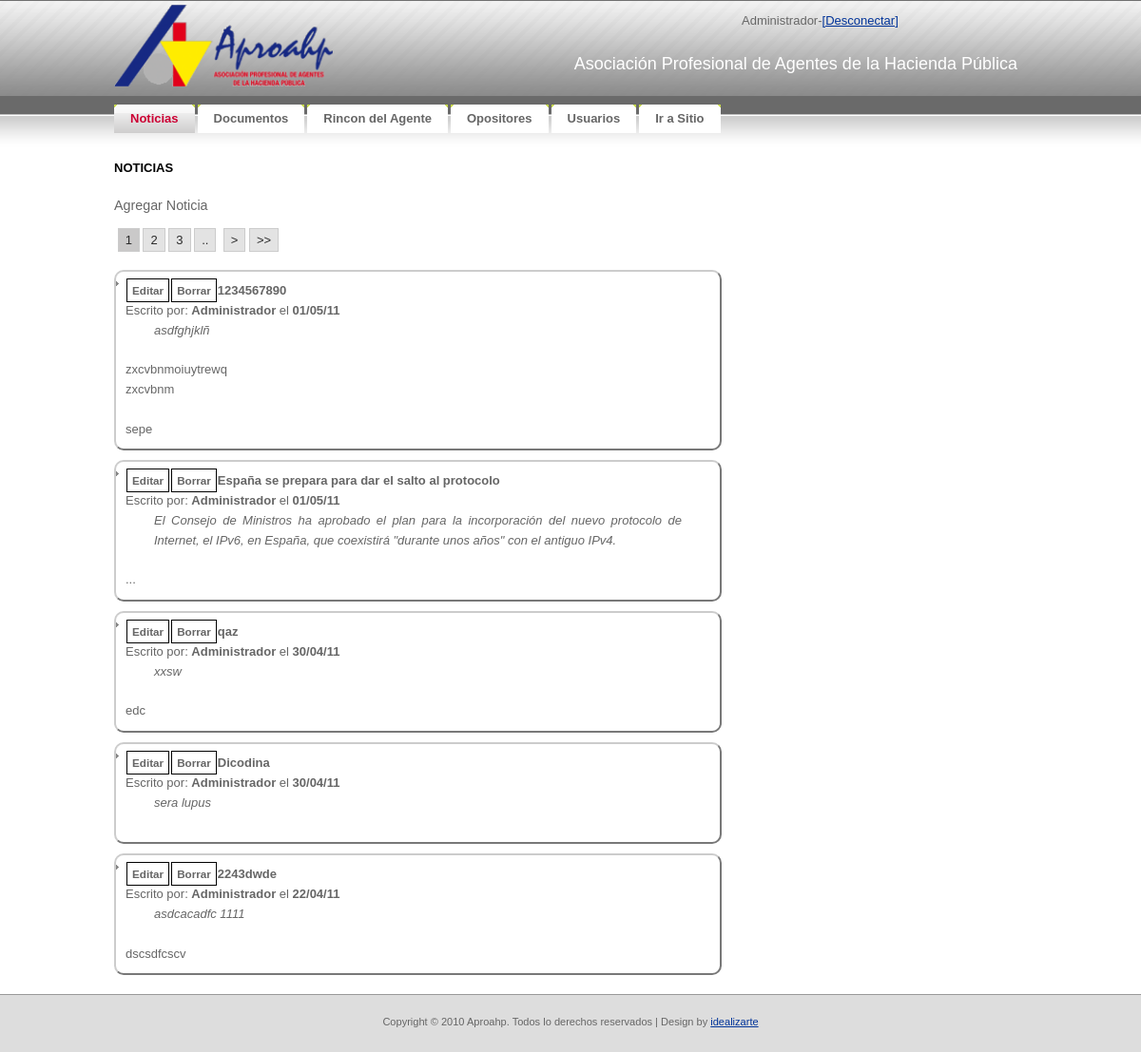
The page /admin/index.php (signed in) on the database as committed earlier.
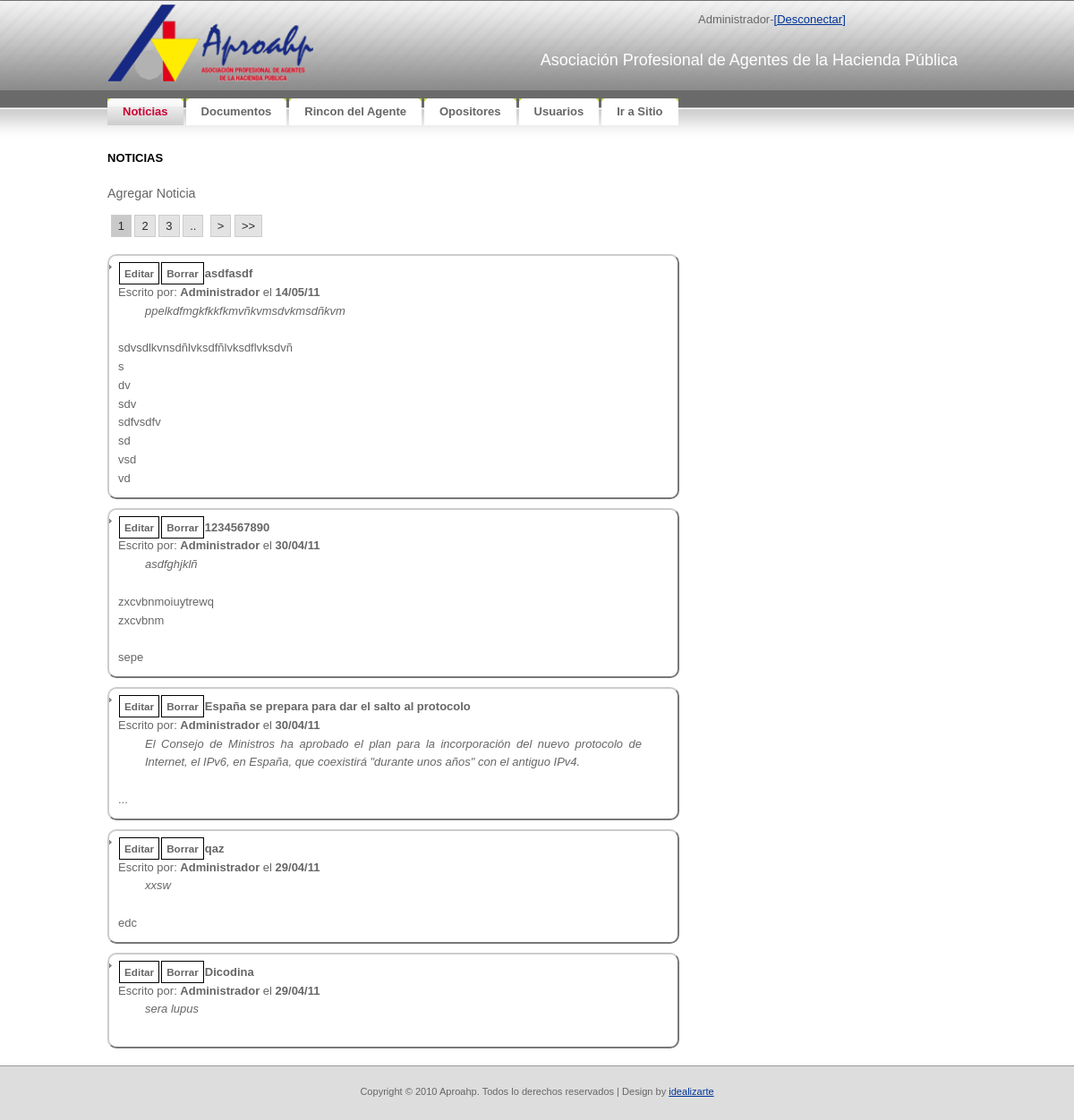
The same page on the database as committed later.
### tables this page shows
CREATE TABLE IF NOT EXISTS `tbl_noticias` (
  `NOT_ID` bigint(20) NOT NULL AUTO_INCREMENT,
  `NOT_FECHA` timestamp NOT NULL DEFAULT CURRENT_TIMESTAMP,
  `NOT_Autor` bigint(20) NOT NULL,
  `NOT_Titulo` varchar(50) NOT NULL,
  `NOT_resumen` varchar(500) NOT NULL,
  `NOT_texto` text NOT NULL,
  PRIMARY KEY (`NOT_ID`)
);

CREATE TABLE IF NOT EXISTS `tbl_users` (
  `USR_ID` bigint(20) NOT NULL AUTO_INCREMENT,
  `USR_username` varchar(32) NOT NULL,
  `USR_password` varchar(32) NOT NULL,
  `USR_Displayname` varchar(32) NOT NULL,
  `USR_email` varchar(100) NOT NULL,
  `USR_Activo` tinyint(1) NOT NULL,
  PRIMARY KEY (`USR_ID`)
);

### admin/index.php (the view, shortened to what this page needs)
<?php
	require_once("../lib/siteconfig.php");
?>
<!DOCTYPE html PUBLIC "-//W3C//DTD XHTML 1.0 Strict//EN"
  "http://www.w3.org/TR/xhtml1/DTD/xhtml1-strict.dtd">
<html xmlns="http://www.w3.org/1999/xhtml" xml:lang="en" lang="en">
<head>
	<link rel="stylesheet" href="../css/reset.css" type="text/css" media="screen" charset="utf-8">
	<link rel="stylesheet" href="../css/aproahp.css" type="text/css" media="screen" charset="utf-8">
	<link rel="stylesheet" href="../css/jquery-ui.css" type="text/css" media="screen" charset="utf-8">
	<link rel="stylesheet" href="css/style.css" type="text/css" media="screen" charset="utf-8">
</head>
<body>
<div id="container">
<?php require("header.php")?>
<div id='noticias'>
	<h3>Noticias</h3><br>
		<div id="addnoticia" >Agregar Noticia</div>
<?php
		echo "<div id='noticiaslist'><ul>";
		if(isset($_GET['pagenum'])){
			$pagenum = $_GET['pagenum'];
		}else{
			$pagenum = 1;
		}
		$not_result = mysql_query("SELECT * FROM tbl_noticias,tbl_users WHERE NOT_Autor=USR_ID ORDER BY `NOT_FECHA` DESC") or die(mysql_error());
		$rows = mysql_num_rows($not_result);
		$page_rows = 5;
		$pdata=pagination($rows,$pagenum,$page_rows);
		echo ($pdata['links']);
		$not_result=mysql_query("SELECT * FROM tbl_noticias,tbl_users WHERE NOT_Autor=USR_ID ORDER BY NOT_FECHA DESC ".$pdata['limites'].";");
		for ($x = 0, $numrows = mysql_num_rows($not_result); $x < $numrows; $x++) {
			$row = mysql_fetch_assoc($not_result);
			$datetime = date("d/m/y", strtotime($row["NOT_FECHA"]));
			echo "<li class=noticia><div class=edit rel='".$row["NOT_ID"]."'>Editar</div><div class=borrar rel='".$row["NOT_ID"]."'>Borrar</div><span class=highlight>".$row["NOT_Titulo"]."</span><br>Escrito por: <span class=highlight>".$row["USR_Displayname"]."</span> el <span class=highlight>".$datetime."</span><br><div class=resumen>".nl2br($row["NOT_resumen"])."</div><br>".nl2br(neat_trim($row["NOT_texto"],1000))."</li>";
		}
		echo "</ul></div>";
?>
</div>
</div>
</body>
</html>

### admin/header.php
<?php
$parts = Explode('/', $_SERVER["PHP_SELF"]);
$paginaactual= $parts[count($parts) - 1];
$menu = array (array ( "Name" => "Noticias","Link" => "index.php"),
			   array ( "Name" => "Documentos","Link" => "documentos.php"),
			   array ( "Name" => "Rincon del Agente","Link" => "rincondelagente.php"),
			   array ( "Name" => "Opositores","Link" => "opositores.php"),
			   array ( "Name" => "Usuarios","Link" => "usuarios.php"),
			   array ( "Name" => "Ir a Sitio","Link" => "../index.php")              );
?>
<div id="header">
	<div id="logo"><img src="../images/logo.gif" width="230" height="86" alt="Logo">
	</div>
	<div id="search">
		<?php echo $_SESSION['DisplayName'] ?>-<a href="login.php?status=loggedout">[Desconectar]</a>
	</div>
	<div id="letras"><h2>Asociación Profesional de Agentes de la Hacienda Pública</h2></div>
</div>
<div id="menu">
	<ul>
<?php
foreach($menu as $item){
		if(strcmp($paginaactual, $item['Link'])==0)
			echo('<li class="active">');
		else
			echo('<li>');
		echo('<a href="'.$item['Link'].'"><b>'.$item['Name'].'</b></a></li>');
}?>
	</ul>
</div>

### lib/siteconfig.php (shortened to what this page needs)
<?php
	function neat_trim($str, $n, $delim='...') {
		$len = strlen($str);
		if ($len > $n) {
			preg_match('/(.{' . $n . '}.*?)\b/', $str, $matches);
			return rtrim($matches[1]) . $delim;
		}
		else {
			return $str;
		}
	}
	function pagination($rows,$pagenum,$page_rows){
		$last = ceil($rows/$page_rows);
		$linkbase = $_SERVER['PHP_SELF'];
		$_pagi_query_string = "?";
		$plinks='';
		$limites='';
		if($rows > $page_rows){
			$_pagi_propagar = array_keys($_GET);
			$linkbase .= $_pagi_query_string;
			if($last > 1){
				$plinks.="<div id=pagination>";
				$showpages=2;
				$pagemin=(($pagenum - $showpages)<1)?1:($pagenum - $showpages);
				$pagemax=(($pagenum + $showpages)>$last)?$last:($pagenum + $showpages);
				for($x=$pagemin;$x<=$pagemax;$x++){
					if($x==$pagenum){
						$plinks.="&nbsp;<strong>$x</strong>";
					}else{
						$plinks.="&nbsp;<a href='".$linkbase."pagenum=$x'>$x</a>";
					}
				}
				if($pagemax<$last){$plinks.="&nbsp;<a href='".$linkbase."pagenum=".($pagemax + 1)."'>..</a>";}
				$plinks.="&nbsp;";
				if ($pagenum == $last) {}
				else{
					$next = $pagenum+1;
					$plinks.=" <a href='".$linkbase."pagenum=$next'> ></a> ";
					$plinks.=" ";
					$plinks.=" <a href='".$linkbase."pagenum=$last'> >></a> ";
				}
				$plinks.="</div>";
			}
			$limites = 'limit ' .($pagenum - 1) * $page_rows .',' .$page_rows;
		}
		return(array ( "links" => $plinks,"limites" => "$limites"));
	}
?>

Rows that differ between the two databases and show on the page:
no longer on this page (row edited): tbl_noticias: NOT_Titulo "2243dwde", tbl_users.USR_Displayname "Administrador", NOT_FECHA "22/04/11", NOT_resumen "asdcacadfc 1111", NOT_texto "dscsdfcscv"
added tbl_noticias: NOT_Titulo "asdfasdf", tbl_users.USR_Displayname "Administrador", NOT_FECHA "14/05/11", NOT_resumen "ppelkdfmgkfkkfkmvñkvmsdvkmsdñkvm", NOT_texto "sdvsdlkvnsdñlvksdfñlvksdflvksdvñ s dv sdv sdfvsdfv sd vsd vd"
changed tbl_noticias "asdfghjklñ": NOT_FECHA "01/05/11" → "30/04/11"
changed tbl_noticias "España se prepara para dar el salto al protocolo": NOT_FECHA "01/05/11" → "30/04/11"
changed tbl_noticias "qaz": NOT_FECHA "30/04/11" → "29/04/11"
changed tbl_noticias "Dicodina": NOT_FECHA "30/04/11" → "29/04/11"
